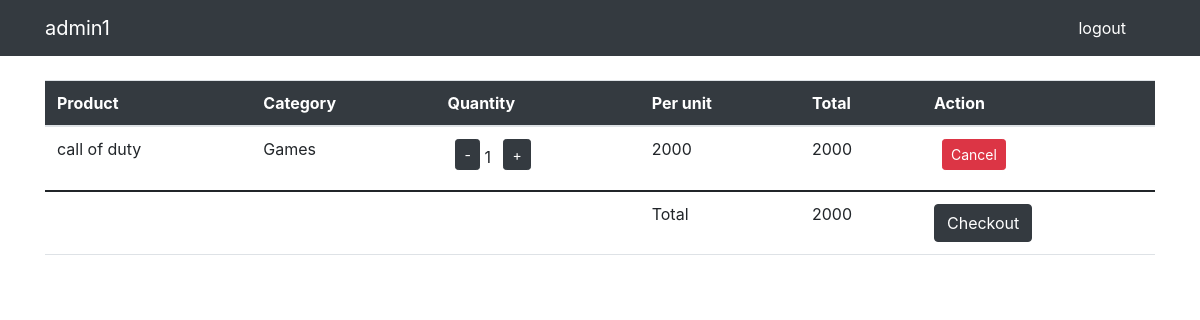
The app's page /cartitem/ (signed in) with its own data.
### app/models.py (models this page shows, shortened)
class Order(models.Model):
    customer = models.ForeignKey(User, on_delete=models.CASCADE)
    product = models.ForeignKey(Products, on_delete=models.CASCADE)
    order_quantity = models.PositiveIntegerField()
    date = models.DateTimeField(auto_now=True)
    total_price = models.IntegerField(default=0)
    def order_price(self):
        return self.order_quantity * self.product.price

class Products(models.Model):
    category = models.ForeignKey(Category, on_delete=models.CASCADE, null=True, blank=True)
    image = models.ImageField(default = "",upload_to = 'Product')
    name = models.CharField(max_length=100, null=True, blank=True)
    price = models.IntegerField()
    description = models.TextField()
    class Meta:
        verbose_name_plural = 'Products'

class Category(models.Model):
    name = models.CharField(max_length=100)
    def __str__(self):
        return self.name

### app/views.py (the view)
# urls.py: path('cartitem/', views.cart_items, name='cart_items'),
def cart_items(request):
    user = request.user
    total = Order.objects.filter().aggregate(thedata=Sum('total_price'))
    if request.user.is_authenticated:
        cart_items = Order.objects.filter(customer=user).all()
    else:
        cart_items = ''
    context = {
        'cart_items': cart_items,
        'total': total
    }
    return render(request, 'cart_item.html', context)

### app/templates/cart_item.html (shortened to what this page needs)
{% extends 'customerbase.html' %}
{% block content %}
<link rel="stylesheet" href="https://cdn.jsdelivr.net/npm/bootstrap@4.6.1/dist/css/bootstrap.min.css">
<div class="container">
    <div class="row my-4">
        <div class="col-md-12">
            <table class="table bg-white">
                <thead class="bg-dark">
                    <tr class="text-white">
                        <th scope="col">Product</th>
                        <th scope="col">Category</th>
                        <th scope="col">Quantity</th>
                        <th scope="col">Per unit</th>
                        <th scope="col">Total</th>
                        <th scope="col">Action</th>
                    </tr>
                </thead>
                <tbody>
                    {% for items in cart_items %}
                    <tr>
                        <td>{{ items.product.name }}</td>
                        <td>{{ items.product.category }}</td>
                        <td> <a class="btn btn-dark btn-sm ml-2 mb-2" href="{% url 'subquantity' items.id %}">-</a>
                            {{ items.order_quantity }}
                            <a class="btn btn-dark btn-sm ml-2 mb-2" href="{% url 'addquantity' items.id %}">+</a> </td>
                            <td>{{ items.product.price }}</td>
                        <td>{{ items.order_price }}</td>
                        <td> <a class="btn btn-danger btn-sm ml-2 mb-2" href="{% url 'cancel_order' items.id %}">Cancel</a> </td>
                        {% empty %}
                      <h1>You have no item in your cart</h1>
                    </tr>
                  {% endfor %}
                  </tbody>
                  {% if cart_items %}
                  <tr>
                    <td colspan=3></td>
                    <td>Total</td>
                    <td>{{ total.thedata }}</td>
                    <td>
                      <a class="btn btn-dark" data-toggle="modal" data-target="#exampleModal" href="{% url 'checkout' %}">Checkout</a>
                    </td>
                  </tr>
                  {% endif %}
            </table>
        </div>
    </div>
</div>
{% endblock %}

### app/templates/customerbase.html (shortened to what this page needs)
{% load static %}
<html>
    <head>
        <link rel="stylesheet" href="{% static 'css/bootstrap.min.css' %}"/>
    </head>
    <body>
        <nav class="navbar navbar-expand-lg navbar-dark bg-dark">
            <div class="container">
                <a class="navbar-brand" href="/products/">{{user.username}}</a>
                <div class="collapse navbar-collapse" id="navbarNavDropdown">
                    <ul class="navbar-nav mx-auto">
                        <li class="nav-item">
                            <a class="nav-link active" href="#"></a>
                        </li>
                     </ul>
                      {% if request.user.is_authenticated %}
                      <button type="button" class="btn btn-white me-3">
                       <a class="text-white" href="/signout">logout</a></button>
                      {% endif %}
                      </div>
                    </div>
        </nav>
        {% block content %}
        {% endblock %}
    </body>
</html>

### records on screen
Order: product.name "call of duty", product.category "Games", order_quantity "1", product.price "2000", order_price "2000"

### other values on screen
{{ user.username }} "admin1"
{{ total.thedata }} "2000"
